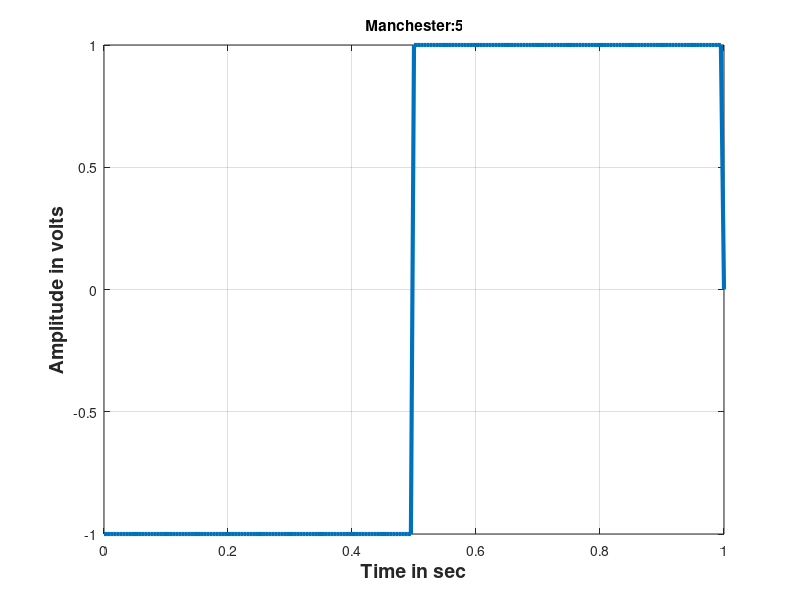

This figure's MATLAB source:
clc;
clear all;
close all;
bits= input('Enter the bit:');
bitrate=1;
figure;
n=200;
T = length(bits)/bitrate;
N = n*length(bits);
dt = T/N;
t = 0:dt:T;
x = zeros(1,length(t));
for i = 0:length(bits)-1
  if bits(i+1) == 1
    x(i*n+1:(i+0.5)*n) = 1;
    x((i+0.5)*n+1:(i+1)*n) = -1;
  else
    x(i*n+1:(i+0.5)*n) = -1;
    x((i+0.5)*n+1:(i+1)*n) = 1;
  end
end
plot(t, x, 'Linewidth', 3);
xlabel('Time in sec','fontsize',14,'fontWeight','bold');
ylabel('Amplitude in volts','fontsize',14,'fontWeight','bold');
grid on;
title(['Manchester:' num2str(bits)])
